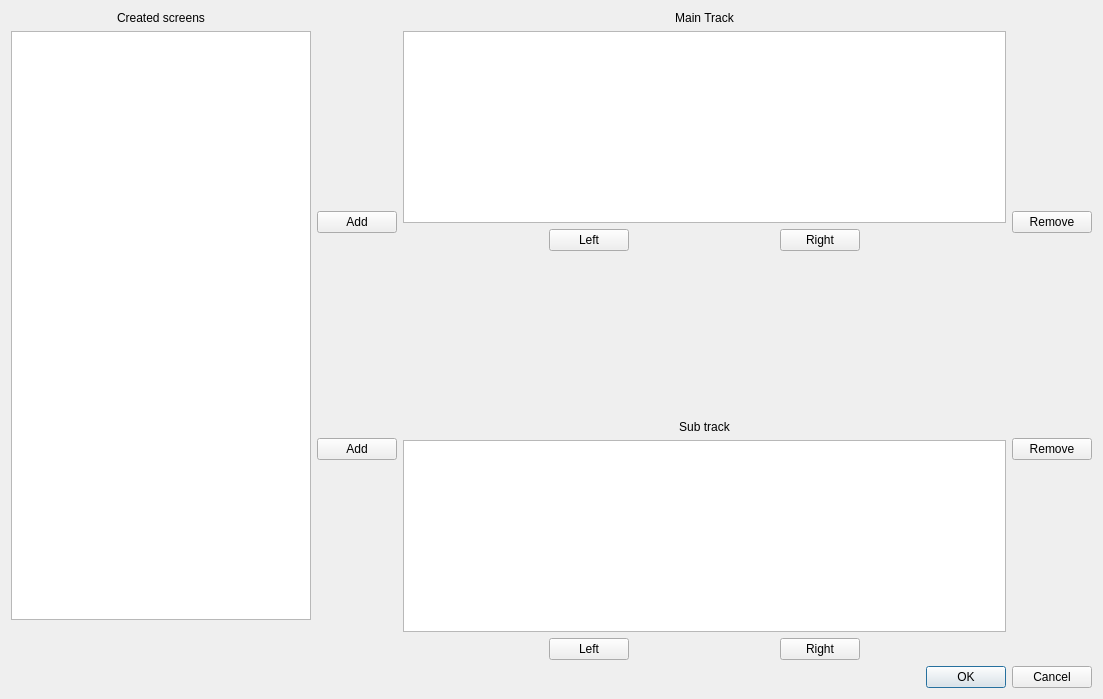
<?xml version="1.0" encoding="UTF-8"?>
<ui version="4.0">
 <class>OrderWindow</class>
 <widget class="QDialog" name="OrderWindow">
  <property name="geometry">
   <rect>
    <x>0</x>
    <y>0</y>
    <width>1103</width>
    <height>699</height>
   </rect>
  </property>
  <property name="windowTitle">
   <string>Dialog</string>
  </property>
  <layout class="QVBoxLayout" name="verticalLayout_7">
   <item>
    <layout class="QHBoxLayout" name="horizontalLayout_3">
     <item>
      <layout class="QVBoxLayout" name="verticalLayout">
       <item>
        <widget class="QLabel" name="label">
         <property name="maximumSize">
          <size>
           <width>300</width>
           <height>16777215</height>
          </size>
         </property>
         <property name="text">
          <string>Created screens</string>
         </property>
         <property name="alignment">
          <set>Qt::AlignCenter</set>
         </property>
        </widget>
       </item>
       <item>
        <widget class="QListWidget" name="CreatedScreen_listWidget">
         <property name="maximumSize">
          <size>
           <width>300</width>
           <height>16777215</height>
          </size>
         </property>
         <property name="editTriggers">
          <set>QAbstractItemView::NoEditTriggers</set>
         </property>
         <property name="flow">
          <enum>QListView::TopToBottom</enum>
         </property>
        </widget>
       </item>
       <item>
        <spacer name="verticalSpacer_8">
         <property name="orientation">
          <enum>Qt::Vertical</enum>
         </property>
         <property name="sizeType">
          <enum>QSizePolicy::Fixed</enum>
         </property>
         <property name="sizeHint" stdset="0">
          <size>
           <width>20</width>
           <height>40</height>
          </size>
         </property>
        </spacer>
       </item>
      </layout>
     </item>
     <item>
      <layout class="QVBoxLayout" name="verticalLayout_4">
       <item>
        <spacer name="verticalSpacer">
         <property name="orientation">
          <enum>Qt::Vertical</enum>
         </property>
         <property name="sizeHint" stdset="0">
          <size>
           <width>20</width>
           <height>40</height>
          </size>
         </property>
        </spacer>
       </item>
       <item>
        <widget class="QPushButton" name="AddMain_pushButton">
         <property name="text">
          <string>Add</string>
         </property>
        </widget>
       </item>
       <item>
        <spacer name="verticalSpacer_3">
         <property name="orientation">
          <enum>Qt::Vertical</enum>
         </property>
         <property name="sizeHint" stdset="0">
          <size>
           <width>20</width>
           <height>40</height>
          </size>
         </property>
        </spacer>
       </item>
       <item>
        <widget class="QPushButton" name="AddSub_pushButton">
         <property name="text">
          <string>Add</string>
         </property>
         <property name="checkable">
          <bool>false</bool>
         </property>
        </widget>
       </item>
       <item>
        <spacer name="verticalSpacer_2">
         <property name="orientation">
          <enum>Qt::Vertical</enum>
         </property>
         <property name="sizeHint" stdset="0">
          <size>
           <width>20</width>
           <height>40</height>
          </size>
         </property>
        </spacer>
       </item>
      </layout>
     </item>
     <item>
      <layout class="QVBoxLayout" name="verticalLayout_6">
       <item>
        <layout class="QVBoxLayout" name="verticalLayout_2">
         <item>
          <widget class="QLabel" name="label_2">
           <property name="text">
            <string>Main Track</string>
           </property>
           <property name="alignment">
            <set>Qt::AlignCenter</set>
           </property>
          </widget>
         </item>
         <item>
          <widget class="QListWidget" name="MainTrack_listWidget">
           <property name="editTriggers">
            <set>QAbstractItemView::NoEditTriggers</set>
           </property>
           <property name="flow">
            <enum>QListView::LeftToRight</enum>
           </property>
          </widget>
         </item>
        </layout>
       </item>
       <item>
        <layout class="QHBoxLayout" name="horizontalLayout_2">
         <item>
          <spacer name="horizontalSpacer">
           <property name="orientation">
            <enum>Qt::Horizontal</enum>
           </property>
           <property name="sizeHint" stdset="0">
            <size>
             <width>40</width>
             <height>20</height>
            </size>
           </property>
          </spacer>
         </item>
         <item>
          <widget class="QPushButton" name="LeftMain_pushButton">
           <property name="text">
            <string>Left</string>
           </property>
          </widget>
         </item>
         <item>
          <spacer name="horizontalSpacer_3">
           <property name="orientation">
            <enum>Qt::Horizontal</enum>
           </property>
           <property name="sizeHint" stdset="0">
            <size>
             <width>40</width>
             <height>20</height>
            </size>
           </property>
          </spacer>
         </item>
         <item>
          <widget class="QPushButton" name="RightMain_pushButton">
           <property name="text">
            <string>Right</string>
           </property>
          </widget>
         </item>
         <item>
          <spacer name="horizontalSpacer_2">
           <property name="orientation">
            <enum>Qt::Horizontal</enum>
           </property>
           <property name="sizeHint" stdset="0">
            <size>
             <width>40</width>
             <height>20</height>
            </size>
           </property>
          </spacer>
         </item>
        </layout>
       </item>
       <item>
        <spacer name="verticalSpacer_7">
         <property name="orientation">
          <enum>Qt::Vertical</enum>
         </property>
         <property name="sizeHint" stdset="0">
          <size>
           <width>20</width>
           <height>40</height>
          </size>
         </property>
        </spacer>
       </item>
       <item>
        <layout class="QVBoxLayout" name="verticalLayout_3">
         <item>
          <widget class="QLabel" name="label_3">
           <property name="text">
            <string>Sub track</string>
           </property>
           <property name="alignment">
            <set>Qt::AlignCenter</set>
           </property>
          </widget>
         </item>
         <item>
          <widget class="QListWidget" name="SubTrack_listWidget">
           <property name="editTriggers">
            <set>QAbstractItemView::NoEditTriggers</set>
           </property>
           <property name="showDropIndicator" stdset="0">
            <bool>false</bool>
           </property>
           <property name="flow">
            <enum>QListView::LeftToRight</enum>
           </property>
          </widget>
         </item>
        </layout>
       </item>
       <item>
        <layout class="QHBoxLayout" name="horizontalLayout">
         <item>
          <spacer name="horizontalSpacer_4">
           <property name="orientation">
            <enum>Qt::Horizontal</enum>
           </property>
           <property name="sizeHint" stdset="0">
            <size>
             <width>40</width>
             <height>20</height>
            </size>
           </property>
          </spacer>
         </item>
         <item>
          <widget class="QPushButton" name="LeftSub_pushButton">
           <property name="text">
            <string>Left</string>
           </property>
          </widget>
         </item>
         <item>
          <spacer name="horizontalSpacer_5">
           <property name="orientation">
            <enum>Qt::Horizontal</enum>
           </property>
           <property name="sizeHint" stdset="0">
            <size>
             <width>40</width>
             <height>20</height>
            </size>
           </property>
          </spacer>
         </item>
         <item>
          <widget class="QPushButton" name="RightSub_pushButton">
           <property name="text">
            <string>Right</string>
           </property>
          </widget>
         </item>
         <item>
          <spacer name="horizontalSpacer_6">
           <property name="orientation">
            <enum>Qt::Horizontal</enum>
           </property>
           <property name="sizeHint" stdset="0">
            <size>
             <width>40</width>
             <height>20</height>
            </size>
           </property>
          </spacer>
         </item>
        </layout>
       </item>
      </layout>
     </item>
     <item>
      <layout class="QVBoxLayout" name="verticalLayout_5">
       <item>
        <spacer name="verticalSpacer_5">
         <property name="orientation">
          <enum>Qt::Vertical</enum>
         </property>
         <property name="sizeHint" stdset="0">
          <size>
           <width>20</width>
           <height>40</height>
          </size>
         </property>
        </spacer>
       </item>
       <item>
        <widget class="QPushButton" name="RemoveMain_pushButton">
         <property name="text">
          <string>Remove</string>
         </property>
        </widget>
       </item>
       <item>
        <spacer name="verticalSpacer_4">
         <property name="orientation">
          <enum>Qt::Vertical</enum>
         </property>
         <property name="sizeHint" stdset="0">
          <size>
           <width>20</width>
           <height>40</height>
          </size>
         </property>
        </spacer>
       </item>
       <item>
        <widget class="QPushButton" name="RemoveSub_pushButton">
         <property name="text">
          <string>Remove</string>
         </property>
        </widget>
       </item>
       <item>
        <spacer name="verticalSpacer_6">
         <property name="orientation">
          <enum>Qt::Vertical</enum>
         </property>
         <property name="sizeHint" stdset="0">
          <size>
           <width>20</width>
           <height>40</height>
          </size>
         </property>
        </spacer>
       </item>
      </layout>
     </item>
    </layout>
   </item>
   <item>
    <widget class="QDialogButtonBox" name="buttonBox">
     <property name="orientation">
      <enum>Qt::Horizontal</enum>
     </property>
     <property name="standardButtons">
      <set>QDialogButtonBox::Cancel|QDialogButtonBox::Ok</set>
     </property>
    </widget>
   </item>
  </layout>
 </widget>
 <resources/>
 <connections>
  <connection>
   <sender>buttonBox</sender>
   <signal>accepted()</signal>
   <receiver>OrderWindow</receiver>
   <slot>accept()</slot>
   <hints>
    <hint type="sourcelabel">
     <x>248</x>
     <y>254</y>
    </hint>
    <hint type="destinationlabel">
     <x>157</x>
     <y>274</y>
    </hint>
   </hints>
  </connection>
  <connection>
   <sender>buttonBox</sender>
   <signal>rejected()</signal>
   <receiver>OrderWindow</receiver>
   <slot>reject()</slot>
   <hints>
    <hint type="sourcelabel">
     <x>316</x>
     <y>260</y>
    </hint>
    <hint type="destinationlabel">
     <x>286</x>
     <y>274</y>
    </hint>
   </hints>
  </connection>
 </connections>
</ui>
